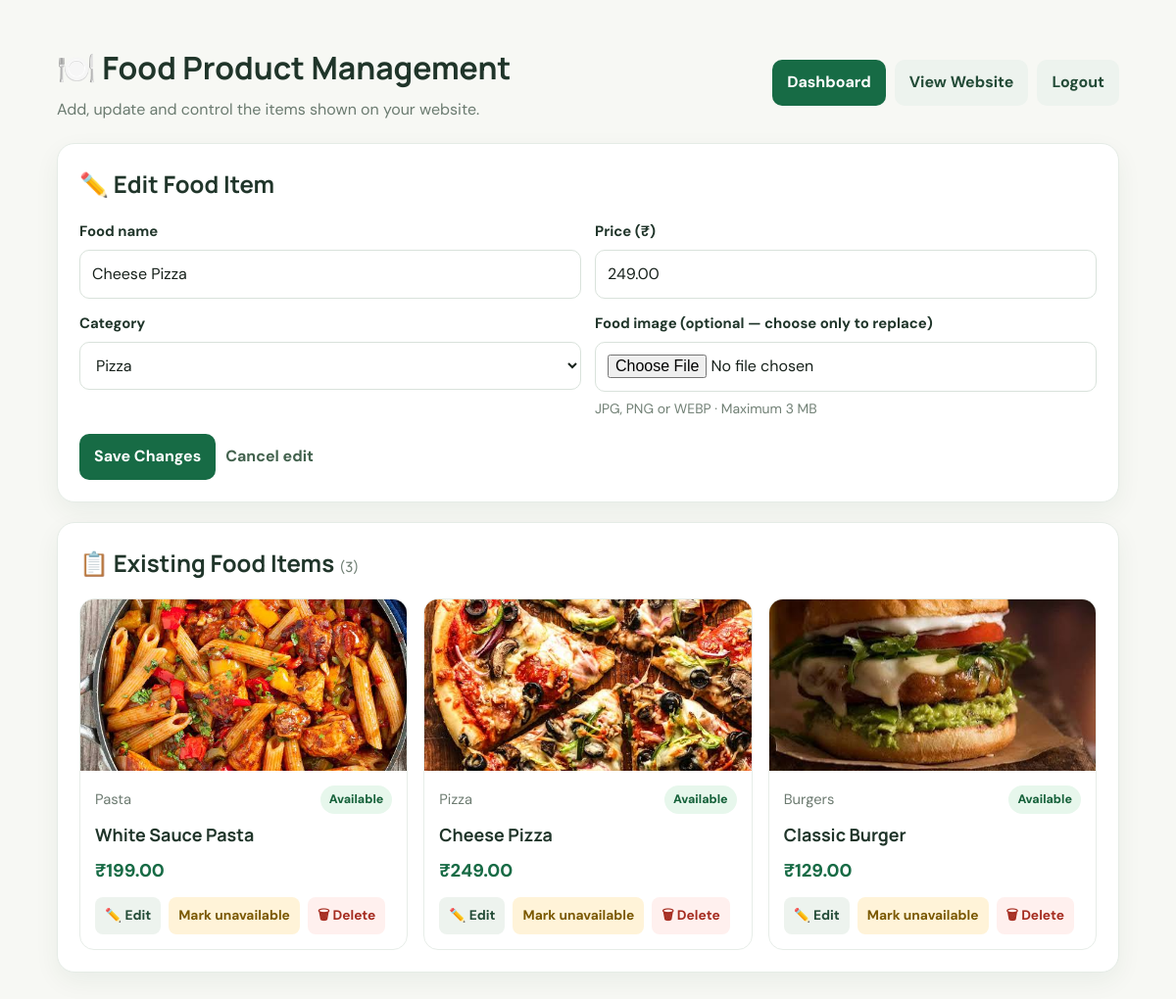
Page /admin/products.php?edit=2 (signed in) on the committed database.
### tables this page shows
CREATE TABLE IF NOT EXISTS products (
  id INT UNSIGNED NOT NULL AUTO_INCREMENT,
  name VARCHAR(120) NOT NULL,
  price DECIMAL(10,2) NOT NULL,
  category VARCHAR(80) NOT NULL,
  image VARCHAR(255) NOT NULL,
  is_available TINYINT(1) NOT NULL DEFAULT 1,
  created_at TIMESTAMP NOT NULL DEFAULT CURRENT_TIMESTAMP,
  PRIMARY KEY (id)
);

### admin/products.php (the view, shortened to what this page needs)
<?php
require_once __DIR__ . '/../config.php';
function productEscape($value) {
    return htmlspecialchars((string)$value, ENT_QUOTES, 'UTF-8');
}
$editProduct = null;
if (isset($_GET['edit']) && ctype_digit((string)$_GET['edit'])) {
    $stmt = $pdo->prepare('SELECT id, name, price, category, image FROM products WHERE id = ?');
    $stmt->execute([(int)$_GET['edit']]);
    $editProduct = $stmt->fetch() ?: null;
}
try {
    $products = $pdo->query('SELECT id, name, price, category, image, is_available FROM products ORDER BY id DESC')->fetchAll();
} catch (PDOException $e) {
    error_log('Products loading failed: ' . $e->getMessage());
    $products = [];
    $message = 'Could not load products from the database.';
    $messageType = 'error';
}
$categories = ['Burgers', 'Pizza', 'Pasta', 'Snacks', 'Drinks', 'Desserts', 'Indian', 'Other'];
?>
<!DOCTYPE html>
<html lang="en">
<head>
<title>Manage Food | Foodie Corner</title><link rel="stylesheet" href="../style.css">
</head>
<body><main class="pm-wrap">
<header class="pm-top"><div><h1>🍽️ Food Product Management</h1><p>Add, update and control the items shown on your website.</p></div><nav class="pm-actions"><a href="dashboard.php">Dashboard</a><a class="secondary" href="../index.php">View Website</a><a class="secondary" href="logout.php">Logout</a></nav></header>
<section class="pm-panel" id="product-form"><h2><?= $editProduct ? '✏️ Edit Food Item' : '➕ Add New Food Item' ?></h2>
<form class="pm-form" method="post" enctype="multipart/form-data">
<div class="pm-field"><label for="name">Food name</label><input id="name" name="name" maxlength="120" placeholder="e.g. Paneer Tikka Pizza" value="<?= productEscape($editProduct['name'] ?? '') ?>" required></div>
<div class="pm-field"><label for="price">Price (₹)</label><input id="price" type="number" name="price" min="0.01" step="0.01" placeholder="e.g. 199" value="<?= productEscape($editProduct['price'] ?? '') ?>" required></div>
<div class="pm-field"><label for="category">Category</label><select id="category" name="category" required><?php foreach ($categories as $category): ?><option value="<?= productEscape($category) ?>" <?= (($editProduct['category'] ?? '') === $category) ? 'selected' : '' ?>><?= productEscape($category) ?></option><?php endforeach; ?></select></div>
<div class="pm-field"><label for="image">Food image <?= $editProduct ? '(optional — choose only to replace)' : '' ?></label><input id="image" type="file" name="image" accept=".jpg,.jpeg,.png,.webp,image/jpeg,image/png,image/webp" <?= $editProduct ? '' : 'required' ?>><p class="pm-note">JPG, PNG or WEBP · Maximum 3 MB</p></div>
<div class="pm-field full"><div class="pm-form-actions"><button class="pm-btn" type="submit"><?= $editProduct ? 'Save Changes' : 'Add Food Item' ?></button><?php if ($editProduct): ?><a class="pm-cancel" href="products.php">Cancel edit</a><?php endif; ?></div></div>
</form></section>
<section class="pm-panel"><h2>📋 Existing Food Items <span style="color:#718075;font-size:.9rem;font-weight:500">(<?= count($products) ?>)</span></h2>
<?php if (!$products): ?><div class="pm-empty">No food items found. Use the form above to add your first item.</div><?php else: ?><div class="pm-grid">
<?php foreach ($products as $product): $available = (int)($product['is_available'] ?? 1) === 1; ?>
<article class="pm-card"><img src="../<?= productEscape($product['image'] ?? '') ?>" alt="<?= productEscape($product['name']) ?>" onerror="this.style.display='none'"><div class="pm-card-body"><div class="pm-meta"><span><?= productEscape($product['category']) ?></span><span class="pm-badge <?= $available ? '' : 'off' ?>"><?= $available ? 'Available' : 'Unavailable' ?></span></div><h3><?= productEscape($product['name']) ?></h3><div class="pm-price">₹<?= number_format((float)$product['price'], 2) ?></div><div class="pm-card-actions"><a class="pm-edit" href="products.php?edit=<?= (int)$product['id'] ?>#product-form">✏️ Edit</a>
<form class="pm-inline" method="post"><button class="pm-toggle" type="submit"><?= $available ? 'Mark unavailable' : 'Make available' ?></button></form>
<form class="pm-inline" method="post" onsubmit="return confirm('Delete this food item? If it is linked to an order, deletion may be blocked.');"><button class="pm-delete" type="submit">🗑 Delete</button></form></div></div></article>
<?php endforeach; ?></div><?php endif; ?></section>
</main></body></html>

### style.css (style rules this page uses)
:root { --ink:#17211b;--muted:#69756d;--paper:#f7f8f4;--white:#fff;--green:#1f6b45;--green2:#174c34;--lime:#d8f36a;--line:#e6eae3;--soft:#edf4e9;--shadow:0 18px 50px rgba(22,45,30,.09);--radius:22px }
* { box-sizing:border-box }
html { scroll-behavior:smooth;scroll-padding-top:100px }
body { margin:0;background:var(--paper);color:var(--ink);font-family:'DM Sans',Arial,sans-serif;line-height:1.55 }
img { max-width:100%;display:block }
a { color:var(--green);text-decoration:none }
button,input,select,textarea { font:inherit }
button,a { transition:transform .18s ease,background .18s ease,box-shadow .18s ease }
main:not(:has(.modern-hero)) { max-width:1200px;margin:0 auto;padding:45px 22px }
h1,h2,h3 { font-family:Manrope,'DM Sans',sans-serif }
input,select,textarea { max-width:100%;padding:12px 14px;border:1px solid #dce3d9;border-radius:11px;background:white;color:var(--ink);outline:none }
button,.btn { border:0;border-radius:999px;background:var(--green);color:white;padding:12px 18px;font-weight:800;cursor:pointer }
form { max-width:100% }

### admin/products.php (style rules this page uses)
.pm-wrap { width:min(1180px,94%);margin:30px auto 60px;color:#20352a }
.pm-top { display:flex;align-items:center;justify-content:space-between;gap:14px;flex-wrap:wrap;margin-bottom:22px }
.pm-top h1 { margin:0 0 5px }
.pm-top p { margin:0;color:#6b7b70 }
.pm-actions { display:flex;gap:9px;flex-wrap:wrap }
.pm-btn,.pm-actions a { border:0;border-radius:10px;padding:11px 15px;background:#176b45;color:#fff;text-decoration:none;font-weight:700;cursor:pointer;font:inherit;font-weight:700 }
.pm-actions a.secondary { background:#edf3ee;color:#234b37 }
.pm-panel { background:#fff;border:1px solid #e5ece6;border-radius:18px;padding:22px;margin:20px 0;box-shadow:0 9px 26px rgba(25,60,40,.06) }
.pm-panel h2 { margin:0 0 18px }
.pm-form { display:grid;grid-template-columns:repeat(2,minmax(0,1fr));gap:14px }
.pm-field { display:flex;flex-direction:column;gap:7px }
.pm-field.full { grid-column:1/-1 }
.pm-field label { font-weight:700;font-size:.93rem }
.pm-field input,.pm-field select { width:100%;padding:12px;border:1px solid #d9e2db;border-radius:10px;background:#fff;font:inherit;box-sizing:border-box }
.pm-form-actions { display:flex;gap:10px;align-items:center;flex-wrap:wrap }
.pm-cancel { color:#42614d;text-decoration:none;font-weight:700 }
.pm-grid { display:grid;grid-template-columns:repeat(3,minmax(0,1fr));gap:16px }
.pm-card { border:1px solid #e7ede8;border-radius:15px;overflow:hidden;background:#fff;display:flex;flex-direction:column }
.pm-card img { width:100%;height:175px;object-fit:cover;background:#f3f5f3 }
.pm-card-body { padding:15px;display:flex;flex-direction:column;gap:8px;flex:1 }
.pm-card h3 { margin:0;font-size:1.12rem }
.pm-meta { display:flex;justify-content:space-between;align-items:center;gap:8px;color:#6d7b71;font-size:.92rem }
.pm-price { font-size:1.15rem;font-weight:800;color:#176b45 }
.pm-badge { font-size:.78rem;font-weight:800;padding:5px 9px;border-radius:20px;background:#e7f7ec;color:#17623b }
.pm-card-actions { display:flex;gap:8px;flex-wrap:wrap;margin-top:5px }
.pm-card-actions a,.pm-card-actions button { border:0;border-radius:8px;padding:8px 10px;text-decoration:none;font-weight:700;font-size:.86rem;cursor:pointer }
.pm-edit { background:#edf3ee;color:#234b37 }
.pm-delete { background:#fff0ee;color:#a52c20 }
.pm-toggle { background:#fff3d8;color:#7a5800 }
.pm-inline { display:inline }
.pm-note { font-size:.87rem;color:#718075;margin:0 }

### rows in the picture
products: name "Cheese Pizza", price "249.00", image (picture), category "Pizza", is_available "Available"
products: image (picture), category "Pasta", is_available "Available", name "White Sauce Pasta", price "199.00"
products: image (picture), category "Burgers", is_available "Available", name "Classic Burger", price "129.00"

### other values in the picture
count($products) "3"
form field category "Pizza"
